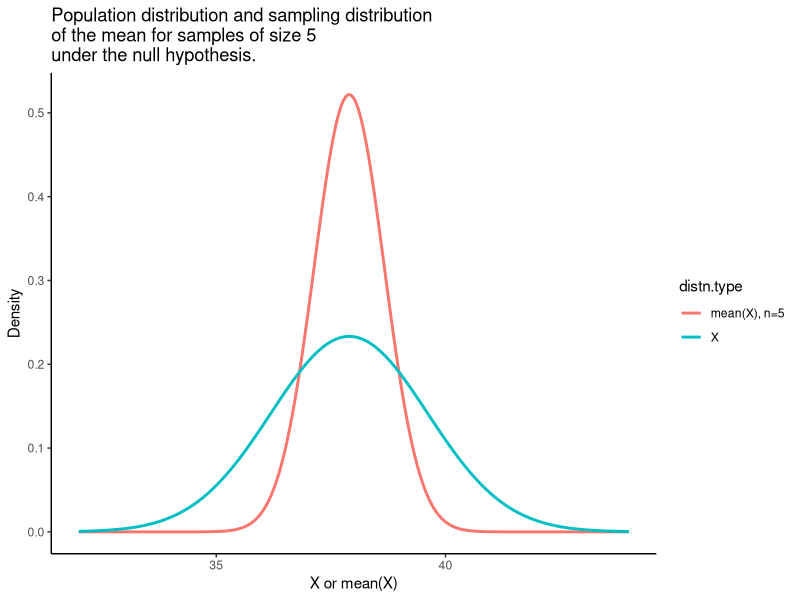
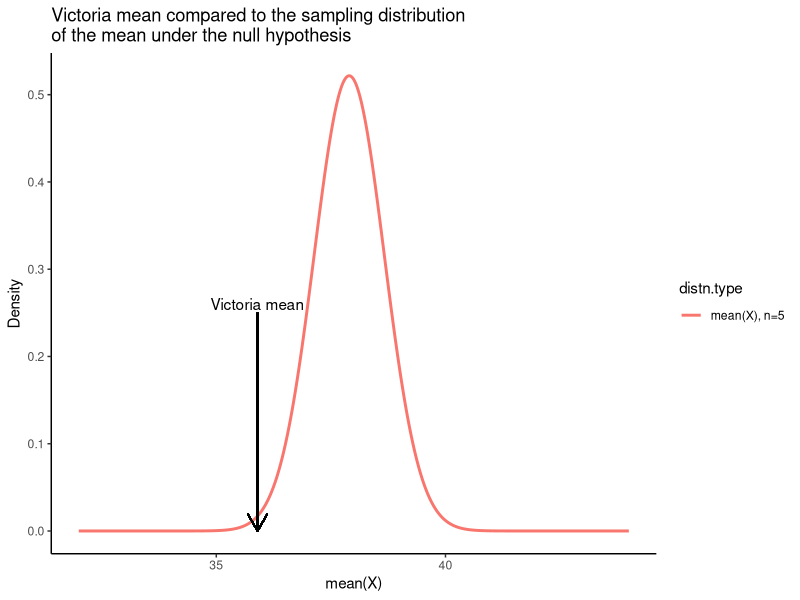
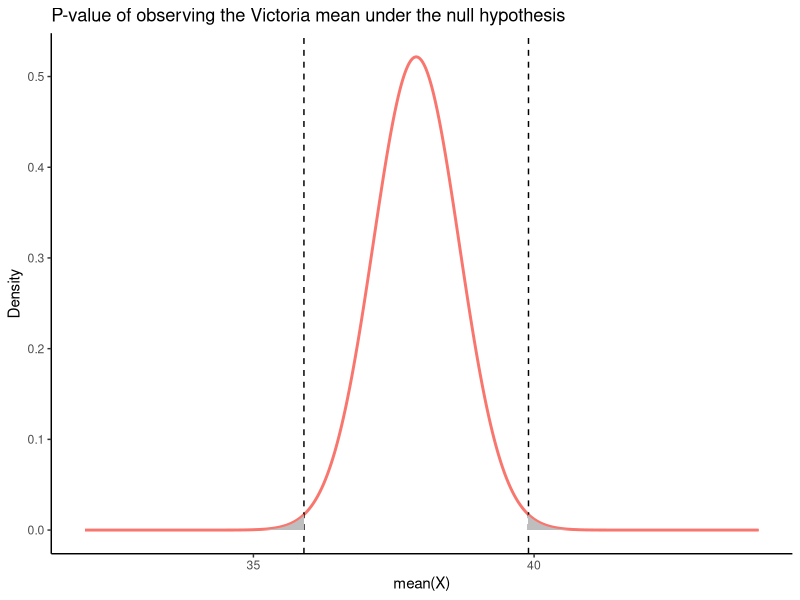
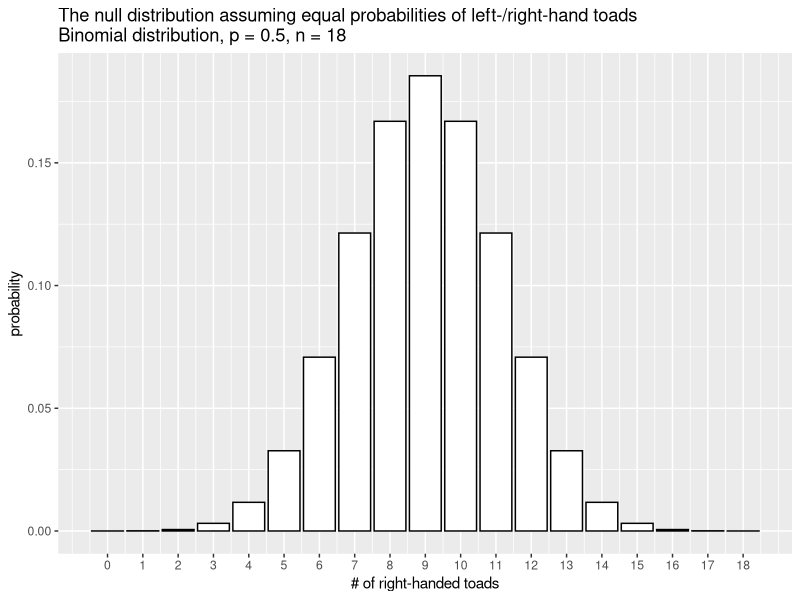
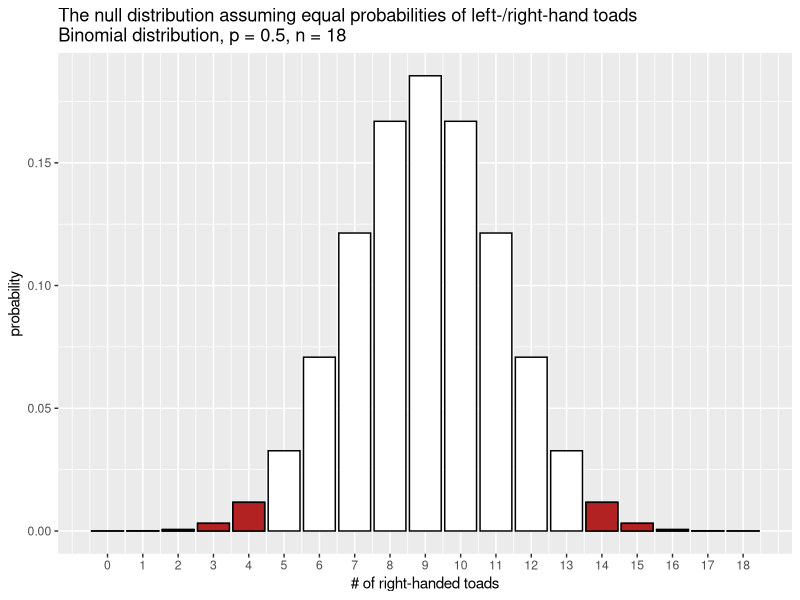

R code for these plots, in order:
## ---- chunk 1
knitr::opts_chunk$set(echo = FALSE, warning=FALSE, message=FALSE, comment=NA)
options(width=50)
## ---- chunk 2
library(tidyverse)
null.mu <- 37.9
null.sigma <- 1.71

tail.distn <- data_frame(taill = seq(32, 44, 0.1),
                         distn.type = rep("X", length(taill)),
                     density = dnorm(taill, null.mu, null.sigma))

sample.distn <- data_frame(taill = seq(32, 44, 0.0025),
                         distn.type = rep("mean(X), n=5", length(taill)),
                     density = dnorm(taill, null.mu, null.sigma/sqrt(5)))

bind_rows(tail.distn, sample.distn) %>%
  ggplot(aes(x = taill, y = density, color=distn.type)) +
  geom_line(size=1) + 
  labs(x = "X or mean(X)", y = "Density",
       title = "Population distribution and sampling distribution\nof the mean for samples of size 5\nunder the null hypothesis.") +
  theme_classic()
## ---- chunk 3

vic.mean <- 35.9

sample.distn %>%
  ggplot(aes(x = taill, y = density, color=distn.type)) +
  geom_line(size=1) + 
  geom_segment(aes(x = vic.mean, y = 0.25, 
                   xend = vic.mean, yend = 0),
               color='black',
               arrow = arrow(length = unit(0.5, "cm"))) + 
  annotate("text", x = vic.mean, y = 0.26, label = "Victoria mean", color = 'black') + 
  labs(x = "mean(X)", y = "Density",
       title = "Victoria mean compared to the sampling distribution\nof the mean under the null hypothesis") +
  theme_classic()
## ---- chunk 4

vic.mean <- 35.9

sample.distn %>%
  ggplot(aes(x = taill, y = density, color=distn.type)) +
  geom_line(size=1) + 
  geom_vline(xintercept = vic.mean, linetype='dashed') + 
  geom_vline(xintercept = null.mu + 2, linetype='dashed') + 
  geom_area(data = filter(sample.distn, taill - null.mu >= 2), fill="gray")  +
  geom_area(data = filter(sample.distn, taill - null.mu <= -2), fill="gray")  +  
  labs(x = "mean(X)", y = "Density",
       title = "P-value of observing the Victoria mean under the null hypothesis") +
  theme_classic() + 
  guides(color=FALSE)
## ---- chunk 5
library(tidyverse)
possible.outcomes <- seq(0, 18)
H0.prob = 0.5
prob.distn <- dbinom(x = possible.outcomes, size = 18, prob = H0.prob)

null.df <- data.frame(outcomes = possible.outcomes, probs = prob.distn)

ggplot(null.df) + 
  geom_col(aes(x = outcomes, y = probs), fill = "white", color = "black") + 
  scale_x_continuous(breaks = possible.outcomes) +
  labs(x = "# of right-handed toads", y = "probability",
       title = "The null distribution assuming equal probabilities of left-/right-hand toads\nBinomial distribution, p = 0.5, n = 18")
## ---- chunk 6

filtered.df <- filter(null.df, outcomes <= 4 | outcomes >= 14)

ggplot(null.df, aes(x = outcomes, y = probs)) + 
  geom_col( fill = "white", color = "black") + 
  geom_col(data = filtered.df, fill = "firebrick", color = "black") +
  scale_x_continuous(breaks = possible.outcomes) +
  labs(x = "# of right-handed toads", y = "probability",
       title = "The null distribution assuming equal probabilities of left-/right-hand toads\nBinomial distribution, p = 0.5, n = 18")
## ---- chunk 7
binom.test(4, 18, p=0.5, alternative = "two.sided")
